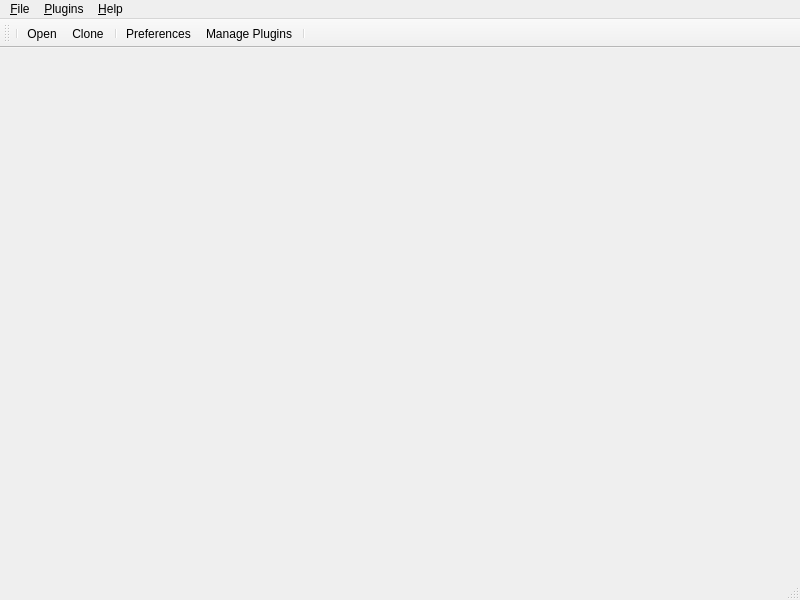
<?xml version="1.0" encoding="UTF-8"?>
<ui version="4.0">
 <class>MainWindow</class>
 <widget class="QMainWindow" name="MainWindow">
  <property name="geometry">
   <rect>
    <x>0</x>
    <y>0</y>
    <width>800</width>
    <height>600</height>
   </rect>
  </property>
  <property name="windowTitle">
   <string>MainWindow</string>
  </property>
  <property name="documentMode">
   <bool>true</bool>
  </property>
  <property name="dockNestingEnabled">
   <bool>true</bool>
  </property>
  <property name="unifiedTitleAndToolBarOnMac">
   <bool>true</bool>
  </property>
  <widget class="QWidget" name="centralwidget">
   <layout class="QGridLayout" name="centrallayout">
    <property name="leftMargin">
     <number>0</number>
    </property>
    <property name="topMargin">
     <number>0</number>
    </property>
    <property name="rightMargin">
     <number>0</number>
    </property>
    <property name="bottomMargin">
     <number>0</number>
    </property>
    <property name="spacing">
     <number>0</number>
    </property>
    <item row="0" column="0">
     <widget class="QTabWidget" name="panelwidget">
      <property name="documentMode">
       <bool>true</bool>
      </property>
      <property name="tabsClosable">
       <bool>true</bool>
      </property>
      <property name="movable">
       <bool>true</bool>
      </property>
     </widget>
    </item>
   </layout>
  </widget>
  <widget class="QMenuBar" name="menubar">
   <property name="geometry">
    <rect>
     <x>0</x>
     <y>0</y>
     <width>800</width>
     <height>21</height>
    </rect>
   </property>
   <widget class="QMenu" name="menu_File">
    <property name="title">
     <string>&amp;File</string>
    </property>
    <addaction name="separator"/>
    <addaction name="action_Open"/>
    <addaction name="action_Clone"/>
    <addaction name="separator"/>
    <addaction name="action_Preferences"/>
    <addaction name="separator"/>
    <addaction name="action_Quit"/>
   </widget>
   <widget class="QMenu" name="menu_Help">
    <property name="title">
     <string>&amp;Help</string>
    </property>
    <addaction name="action_About"/>
   </widget>
   <widget class="QMenu" name="menu_Plugins">
    <property name="title">
     <string>&amp;Plugins</string>
    </property>
    <addaction name="action_Manage_Plugins"/>
   </widget>
   <widget class="QMenu" name="menuRoles">
    <property name="title">
     <string>Permissions</string>
    </property>
    <addaction name="action_Manage_Roles"/>
   </widget>
   <addaction name="menu_File"/>
   <addaction name="menu_Plugins"/>
   <addaction name="menuRoles"/>
   <addaction name="menu_Help"/>
  </widget>
  <widget class="QStatusBar" name="statusbar"/>
  <widget class="QToolBar" name="toolBar">
   <property name="sizePolicy">
    <sizepolicy hsizetype="MinimumExpanding" vsizetype="MinimumExpanding">
     <horstretch>0</horstretch>
     <verstretch>0</verstretch>
    </sizepolicy>
   </property>
   <property name="contextMenuPolicy">
    <enum>Qt::NoContextMenu</enum>
   </property>
   <property name="iconSize">
    <size>
     <width>20</width>
     <height>20</height>
    </size>
   </property>
   <property name="toolButtonStyle">
    <enum>Qt::ToolButtonTextBesideIcon</enum>
   </property>
   <property name="floatable">
    <bool>false</bool>
   </property>
   <attribute name="toolBarArea">
    <enum>TopToolBarArea</enum>
   </attribute>
   <attribute name="toolBarBreak">
    <bool>false</bool>
   </attribute>
   <addaction name="separator"/>
   <addaction name="action_Open"/>
   <addaction name="action_Clone"/>
   <addaction name="separator"/>
   <addaction name="action_Preferences"/>
   <addaction name="action_Manage_Plugins"/>
   <addaction name="separator"/>
  </widget>
  <widget class="QMenuBar" name="menubar">
   <property name="geometry">
    <rect>
     <x>0</x>
     <y>0</y>
     <width>800</width>
     <height>21</height>
    </rect>
   </property>
   <widget class="QMenu" name="menu_File">
    <property name="title">
     <string>&amp;File</string>
    </property>
    <addaction name="separator"/>
    <addaction name="action_Open"/>
    <addaction name="action_Clone"/>
    <addaction name="separator"/>
    <addaction name="action_Preferences"/>
    <addaction name="separator"/>
    <addaction name="action_Quit"/>
   </widget>
   <widget class="QMenu" name="menu_Help">
    <property name="title">
     <string>&amp;Help</string>
    </property>
    <addaction name="action_About"/>
   </widget>
   <widget class="QMenu" name="menu_Plugins">
    <property name="title">
     <string>&amp;Plugins</string>
    </property>
    <addaction name="action_Manage_Plugins"/>
   </widget>
   <addaction name="menu_File"/>
   <addaction name="menu_Plugins"/>
   <addaction name="menu_Help"/>
  </widget>
  <action name="action_Open">
   <property name="icon">
    <iconset>
     <normaloff>images/folder-open.svg</normaloff>images/folder-open.svg</iconset>
   </property>
   <property name="text">
    <string>&amp;Open ...</string>
   </property>
   <property name="shortcut">
    <string>Ctrl+O</string>
   </property>
  </action>
  <action name="action_Quit">
   <property name="text">
    <string>&amp;Quit</string>
   </property>
   <property name="shortcut">
    <string>Ctrl+Q</string>
   </property>
  </action>
  <action name="action_Clone">
   <property name="icon">
    <iconset>
     <normaloff>images/clone.svg</normaloff>images/clone.svg</iconset>
   </property>
   <property name="text">
    <string>C&amp;lone ...</string>
   </property>
   <property name="shortcut">
    <string>Ctrl+L</string>
   </property>
  </action>
  <action name="action_About">
   <property name="icon">
    <iconset>
     <normaloff>images/git.svg</normaloff>images/git.svg</iconset>
   </property>
   <property name="text">
    <string>&amp;About</string>
   </property>
   <property name="shortcut">
    <string>Ctrl+A</string>
   </property>
  </action>
  <action name="action_Manage_Plugins">
   <property name="icon">
    <iconset>
     <normaloff>images/plugins.svg</normaloff>images/plugins.svg</iconset>
   </property>
   <property name="text">
    <string>&amp;Manage Plugins...</string>
   </property>
   <property name="shortcut">
    <string>Ctrl+M</string>
   </property>
  </action>
  <action name="action_Manage_Roles">
   <property name="text">
    <string>&amp;Manage Roles</string>
   </property>
   <property name="toolTip">
    <string>Manage roles</string>
   </property>
   <property name="shortcut">
    <string>Ctrl+R</string>
   </property>
  </action>
  <action name="action_Preferences">
   <property name="icon">
    <iconset>
     <normaloff>images/preferences.svg</normaloff>images/preferences.svg</iconset>
   </property>
   <property name="text">
    <string>&amp;Preferences</string>
   </property>
   <property name="shortcut">
    <string>Ctrl+P</string>
   </property>
  </action>
 </widget>
 <resources/>
 <connections/>
</ui>
